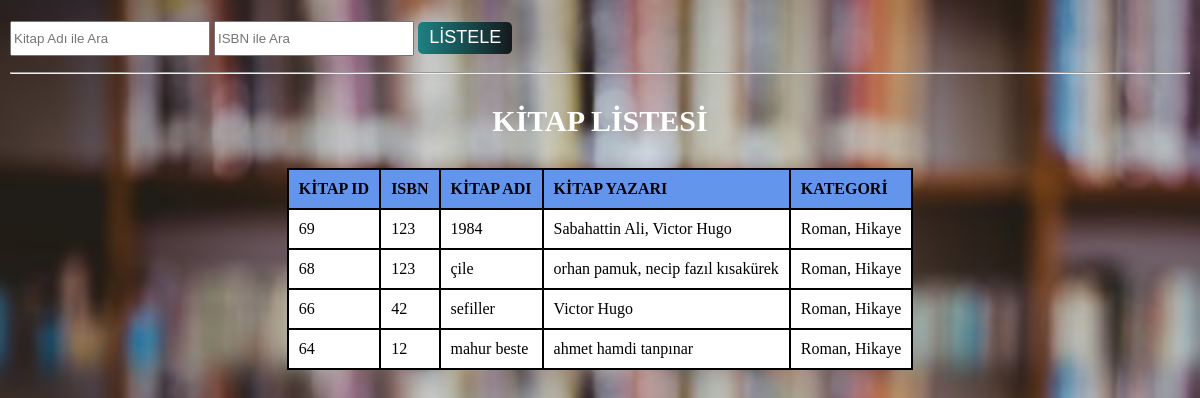
The app's page /kütüphane/uye_kitap_listesi.php with its own data.
### tables this page shows
CREATE TABLE `kitap` (
  `kitap_id` int(6) UNSIGNED NOT NULL,
  `ISBN` int(30) NOT NULL,
  `kitap_adi` varchar(30) NOT NULL,
  `kitap_yayinevi` varchar(50) NOT NULL,
  `stok` int(11) NOT NULL
);

### kütüphane/uye_kitap_listesi.php (the view, shortened to what this page needs)
<?php
$servername = "localhost";
$username = "root";
$password = "";
$db = "kutuphane";
$conn = new mysqli($servername, $username, $password, $db);
$filtre = "";
$sql = "
		SELECT * FROM kitap
		WHERE 1=1 $filtre
		ORDER BY kitap_id DESC
	";
$cvp = mysqli_query($conn, $sql);
if (!$cvp) {
    echo '<br>Hata: ' . mysqli_error($conn);
} else {
?>
<body>
    <form class="arama">
        <input value="<?= isset($_GET["kitap_adi"]) ? $_GET["kitap_adi"] : ""; ?>" type="text" class="a" name="kitap_adi" placeholder="Kitap Adı ile Ara">
        <input value="<?= isset($_GET["isbn"]) ? $_GET["isbn"] : ""; ?>" type="text" name="isbn" class="a" placeholder="ISBN ile Ara">
        <button class= "buton" value="LİSTELE" style= "font-size: large;">LİSTELE</button>
    </form>
    <hr>
    <table class="liste">
    <h3>KİTAP LİSTESİ</h3>
        <thead>
            <tr>
                <th>KİTAP ID</th>
                <th>ISBN</th>
                <th>KİTAP ADI</th>
                <th>KİTAP YAZARI</th>
                <th>KATEGORİ</th>
            </tr>
        </thead>
        <tbody>
            <?php while ($row = mysqli_fetch_array($cvp)) { ?>
            <?php
            $kitap_kategoriler = "";
            $sql_query = "SELECT * FROM kitap_kategori
			              INNER JOIN kategori
						  ON kategori.kategori_id = kitap_kategori.kategori_id
                          WHERE kitap_kategori.kitap_id = '".$row['kitap_id']."' ";
            $getir = mysqli_query($conn, $sql_query);
            while ($kategori_row = mysqli_fetch_array($getir)) {
                $kitap_kategoriler .= $kategori_row["kategori_adi"]. ", ";
            }
            $kitap_kategoriler = rtrim($kitap_kategoriler,", ");
            $kitap_yazarlar = "";
            $sql_query = "SELECT * FROM kitap_yazar
			              INNER JOIN yazar
						  ON yazar.yazar_id = kitap_yazar.yazar_id
                          WHERE kitap_yazar.kitap_id = '".$row['kitap_id']."' ";
            $getir = mysqli_query($conn, $sql_query);
            while ($yazar_row = mysqli_fetch_array($getir)) {
                $kitap_yazarlar .= $yazar_row["yazar_adi"]." ".$yazar_row["yazar_soyadi"].  ", ";
            }
            $kitap_yazarlar = rtrim($kitap_yazarlar,", ");
            ?>
                <tr>
                    <td><?= $row["kitap_id"]; ?></td>
                    <td><?= $row["ISBN"]; ?></td>
                    <td><?= $row["kitap_adi"]; ?></td>
                    <td><?= $kitap_yazarlar; ?></td>
                    <td><?= $kitap_kategoriler ?></td>
                </tr>
            <?php } ?>
        </tbody>
    </table>
<?php
}
?>
</body>

### kütüphane/uye_kitap_listesi.php (style rules this page uses)
body { background:url("raf.jpg"); background-size: 100% 100%; margin:0 auto; color: black; margin: 10; }
h3 { color: white; font-size: 30px; text-align: center; }
table, th, td { border: 2px solid black; border-collapse: collapse; background-color: white; padding: 10px; text-align: left; }
th { background-color: #6495ed; }
.a { width: 200px; height:35px; }
.liste { margin-left: auto; margin-right: auto; }
.buton { color: white; margin-top: 1%; width: 8%; outline: none; height: 4vh; border-radius: 5px; border: none; background: linear-gradient(90deg, rgba(29,129,130,1) 0%, #14191d 100%); }

### records on screen
kitap: kitap_id "69", ISBN "123", kitap_adi "1984", kitap_yazarlar "Sabahattin Ali, Victor Hugo", kitap_kategoriler "Roman, Hikaye"
kitap: kitap_id "68", ISBN "123", kitap_adi "çile", kitap_yazarlar "orhan pamuk, necip fazıl kısakürek", kitap_kategoriler "Roman, Hikaye"
kitap: kitap_id "66", ISBN "42", kitap_adi "sefiller", kitap_yazarlar "Victor Hugo", kitap_kategoriler "Roman, Hikaye"
kitap: kitap_id "64", ISBN "12", kitap_adi "mahur beste", kitap_yazarlar "ahmet hamdi tanpınar", kitap_kategoriler "Roman, Hikaye"
